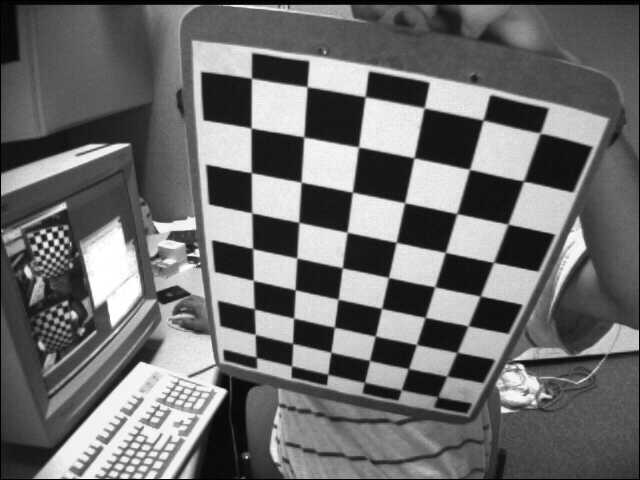
//> input picture thermal_range_calib/scripts_intrinsic/opencv_data/left03.jpg, 640 x 480 px, given in place of 0thermal.png, which was not available
$ ./laplace_test_non_max   (built with g++ and OpenCV 4)
//> lines starting //> are read from the running program, lines starting //| are printed output that depends on the picture; pictures that were not available may be replaced by others from this repository, and a replacement may not be noted
#include "opencv2/imgproc.hpp"
#include "opencv2/imgcodecs.hpp"
#include "opencv2/highgui.hpp"
#include <iostream>

using namespace cv;
using namespace std;

// 滑动条名
const string ksize_trackbarname = "ksize";
const string scale_trackbarname = "scale";
const string delta_trackbarname = "delta";
// 窗口名
const string winname = "Laplacian_non_max Demo - Simple Edge Detector";
// 最大值
const int maxNum = 4;

int ksize_value, scale_value, delta_value;

Mat image, src, src_gray;
int ddepth = CV_16S;

// Detect edge by canny, and filter by edge length
cv::Mat NonMaxSupp(cv::Mat sFiltered)
{

    cv::Mat nonMaxSupped = cv::Mat(sFiltered.rows - 2, sFiltered.cols - 2, CV_8UC1);

    for (int i = 1; i < (sFiltered.rows - 1); i++)
    {
        for (int j = 1; j < (sFiltered.cols - 1); j++)
        {

            nonMaxSupped.at<uchar>(i - 1, j - 1) = sFiltered.at<uchar>(i, j);

            // Horizontal Edge
                if ((sFiltered.at<uchar>(i, j) < sFiltered.at<uchar>(i, j + 1)) ||
                    (sFiltered.at<uchar>(i, j) < sFiltered.at<uchar>(i, j - 1)) ||
                    (sFiltered.at<uchar>(i, j) < sFiltered.at<uchar>(i, j + 2)) ||
                    (sFiltered.at<uchar>(i, j) < sFiltered.at<uchar>(i, j - 2))
                ){
                    nonMaxSupped.at<uchar>(i - 1, j - 1) = 0;
                }


            // // Vertical Edge
            //     if ((sFiltered.at<uchar>(i, j) < sFiltered.at<uchar>(i + 1, j)) ||
            //         (sFiltered.at<uchar>(i, j) < sFiltered.at<uchar>(i - 1, j)) ||
            //         (sFiltered.at<uchar>(i, j) < sFiltered.at<uchar>(i + 2, j)) ||
            //         (sFiltered.at<uchar>(i, j) < sFiltered.at<uchar>(i - 2, j))
            //         ){
            //             nonMaxSupped.at<uchar>(i - 1, j - 1) = 0;
            //         }

            //-45 Degree Edge
            //     if ((sFiltered.at<uchar>(i, j) < sFiltered.at<uchar>(i - 1, j + 1)) || (sFiltered.at<uchar>(i, j) < sFiltered.at<uchar>(i + 1, j - 1)))
            //         nonMaxSupped.at<uchar>(i - 1, j - 1) = 0;

            // // 45 Degree Edge
            //     if ((sFiltered.at<uchar>(i, j) < sFiltered.at<uchar>(i + 1, j + 1)) || (sFiltered.at<uchar>(i, j) < sFiltered.at<uchar>(i - 1, j - 1)))
            //         nonMaxSupped.at<uchar>(i - 1, j - 1) = 0;
        }
    }
    return nonMaxSupped;
}

void onLaplacian(int, void *) {
    int ksize = 1 + 2 * (ksize_value % 5); // ksize取值为 1/3/5/7/9
    double scale = 1 + scale_value;        // scale取值为 1/2/3/4/5
    double delta = 10 * delta_value;       // delta取值为 0/10/20/30/40

    Mat grad, abs_grad, non_max_supped;
    Laplacian(src_gray, grad, ddepth, ksize, scale, delta, BORDER_DEFAULT);

    // converting back to CV_8U
    convertScaleAbs(grad, abs_grad);

    non_max_supped = NonMaxSupp(abs_grad);

    imshow(winname, non_max_supped);
}

int main(int argc, char **argv) {
    // cv::CommandLineParser parser(argc, argv,
    //                              "{@input   |../lena.jpg|input image}"
    //                              "{help    h|false|show help message}");
    // cout << "The sample uses Laplacian OpenCV functions for edge detection\n\n";
    // parser.printMessage();

    String imageName = "/home/allen/calib_ws/data_demo/0thermal.png";
    // As usual we load our source image (src)
    image = imread(imageName, IMREAD_COLOR); // Load an image
//> image is the input picture: 480 rows x 640 cols, CV_8UC3; min 0, max 255, mean 109
    // Check if image is loaded fine
    if (image.empty()) {
        printf("Error opening image: %s\n", imageName.c_str());
        return 1;
    }

    // Remove noise by blurring with a Gaussian filter ( kernel size = 3 )
    GaussianBlur(image, src, Size(3, 3), 0, 0, BORDER_DEFAULT);
    // Convert the image to grayscale
    cvtColor(src, src_gray, COLOR_BGR2GRAY);

    namedWindow(winname);
    createTrackbar(ksize_trackbarname, winname, &ksize_value, maxNum, onLaplacian, NULL);
    createTrackbar(scale_trackbarname, winname, &scale_value, maxNum, onLaplacian, NULL);
    createTrackbar(delta_trackbarname, winname, &delta_value, maxNum, onLaplacian, NULL);

    onLaplacian(0, NULL);
//> in onLaplacian, `Laplacian(src_gray, grad, ddepth, ksize, scale, delta, BORDER_DEFAULT);`:
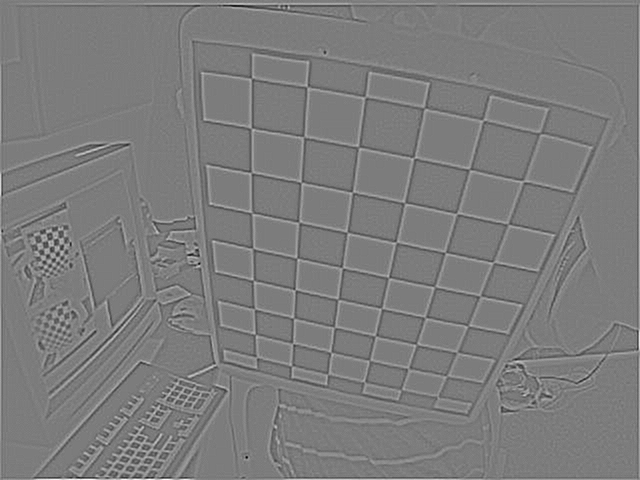
//> grad: 480 rows x 640 cols, CV_16SC1; min -118, max 123, mean 0.1; drawn with min black and max white
//> in onLaplacian, `convertScaleAbs(grad, abs_grad);`:
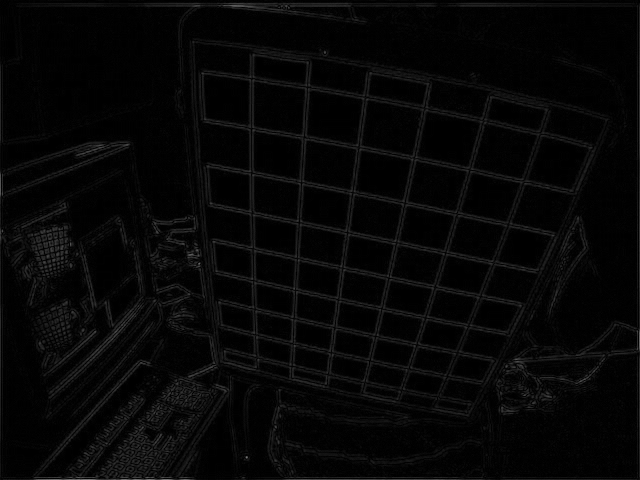
//> abs_grad: 480 rows x 640 cols, CV_8UC1; min 0, max 123, mean 6.4
//> after the loop in NonMaxSupp, `for (int i = 1; i < (sFiltered.rows - 1); i++)`:
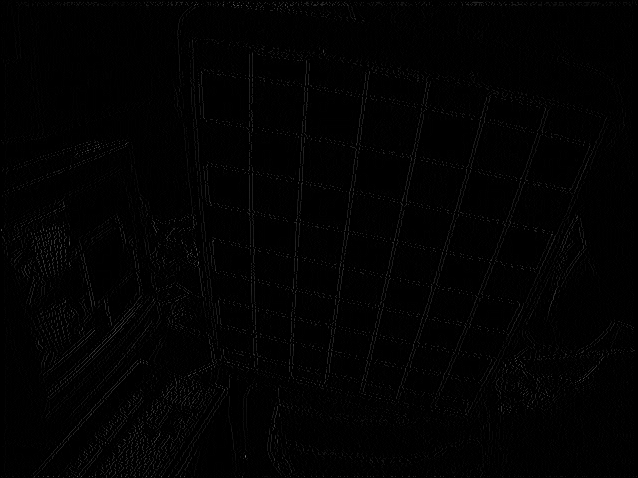
//> nonMaxSupped: 478 rows x 638 cols, CV_8UC1; min 0, max 118, mean 2
    waitKey(0);

    return 0;
}

$ run again, on thermal_range_calib/scripts_intrinsic/opencv_data/left04.jpg
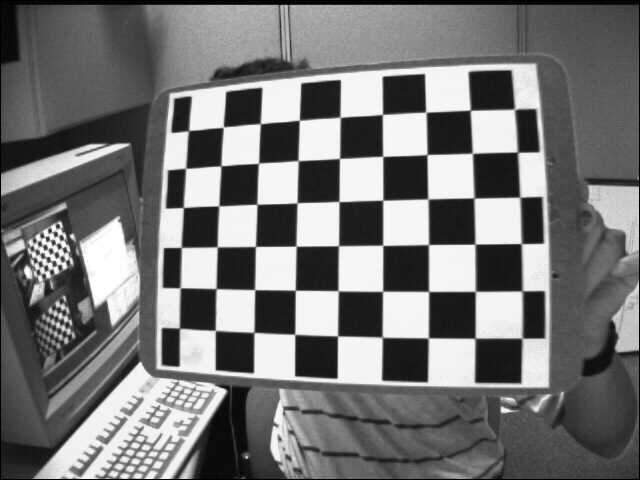
//> input picture thermal_range_calib/scripts_intrinsic/opencv_data/left04.jpg, 640 x 480 px, given in place of 0thermal.png, which was not available
//> image is the input picture: 480 rows x 640 cols, CV_8UC3; min 0, max 255, mean 117.8
//> in onLaplacian, `Laplacian(src_gray, grad, ddepth, ksize, scale, delta, BORDER_DEFAULT);`:
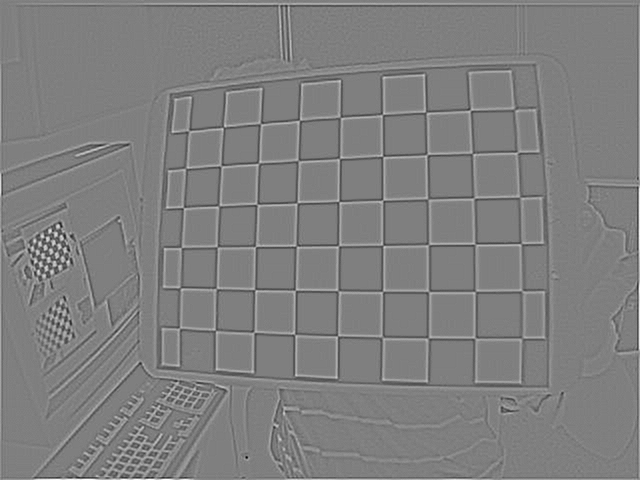
//> grad: 480 rows x 640 cols, CV_16SC1; min -121, max 121, mean 0.1; drawn with min black and max white
//> in onLaplacian, `convertScaleAbs(grad, abs_grad);`:
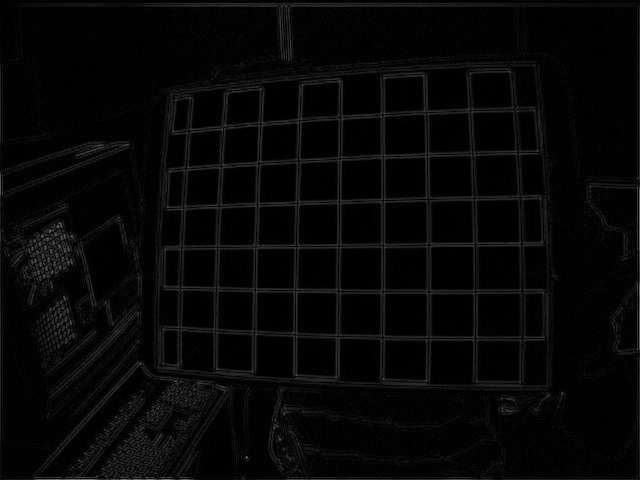
//> abs_grad: 480 rows x 640 cols, CV_8UC1; min 0, max 121, mean 6.5

$ run again, on thermal_range_calib/scripts_intrinsic/opencv_data/left05.jpg
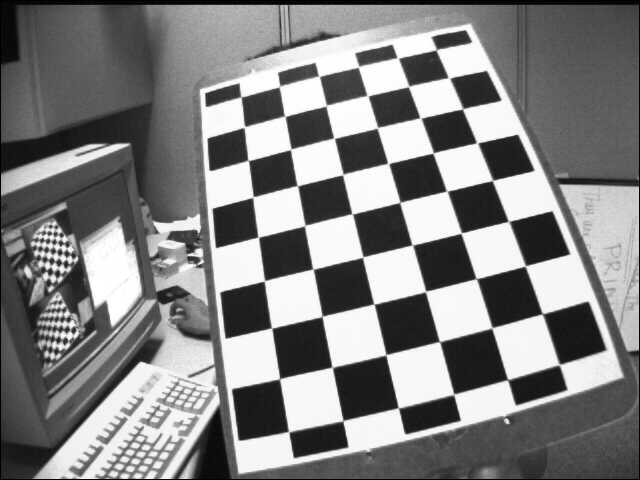
//> input picture thermal_range_calib/scripts_intrinsic/opencv_data/left05.jpg, 640 x 480 px, given in place of 0thermal.png, which was not available
//> image is the input picture: 480 rows x 640 cols, CV_8UC3; min 0, max 255, mean 129.8
//> in onLaplacian, `Laplacian(src_gray, grad, ddepth, ksize, scale, delta, BORDER_DEFAULT);`:
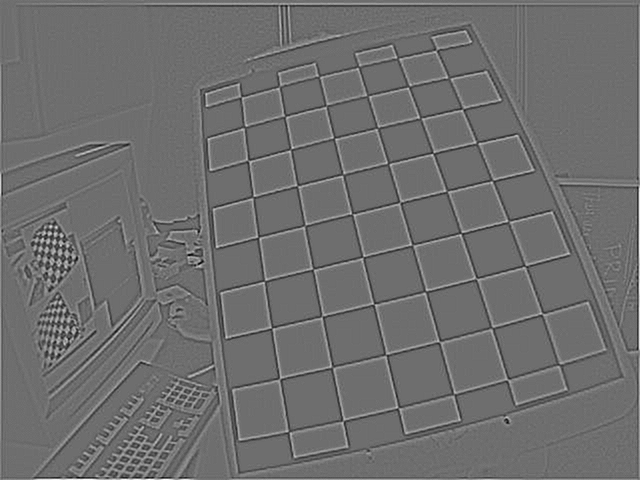
//> grad: 480 rows x 640 cols, CV_16SC1; min -95, max 124, mean 0.1; drawn with min black and max white
//> in onLaplacian, `convertScaleAbs(grad, abs_grad);`:
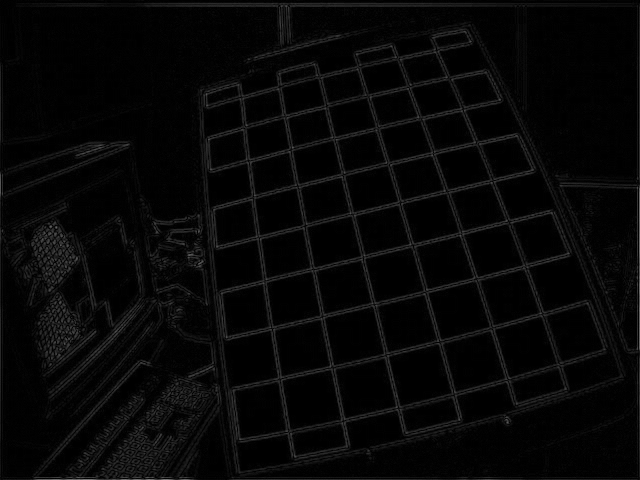
//> abs_grad: 480 rows x 640 cols, CV_8UC1; min 0, max 124, mean 6.9
